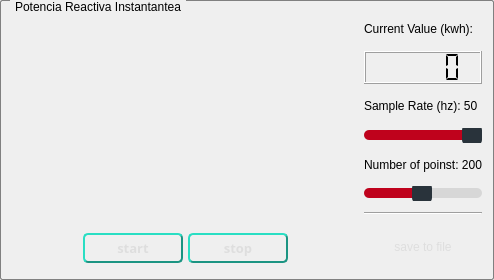
                   <widget class="QGroupBox" name="groupBox_9">
                    <property name="minimumSize">
                     <size>
                      <width>300</width>
                      <height>280</height>
                     </size>
                    </property>
                    <property name="styleSheet">
                     <string notr="true">QGroupBox {
    border: 1px solid gray;
    border-radius: 2px;
    margin-top: 0.5em;
}
QGroupBox::title {
    subcontrol-origin: margin;
    left: 10px;
    padding: 0 3px 0 3px;
}</string>
                    </property>
                    <property name="title">
                     <string>Potencia Reactiva Instantantea</string>
                    </property>
                    <layout class="QHBoxLayout" name="horizontalLayout_25">
                     <item>
                      <widget class="QWidget" name="widget_30" native="true">
                       <property name="maximumSize">
                        <size>
                         <width>420</width>
                         <height>16777215</height>
                        </size>
                       </property>
                       <layout class="QVBoxLayout" name="verticalLayout_23">
                        <property name="spacing">
                         <number>0</number>
                        </property>
                        <property name="leftMargin">
                         <number>0</number>
                        </property>
                        <property name="topMargin">
                         <number>0</number>
                        </property>
                        <property name="rightMargin">
                         <number>0</number>
                        </property>
                        <property name="bottomMargin">
                         <number>0</number>
                        </property>
                        <item>
                         <widget class="QWidget" name="gw_potenciaReactiva" native="true"/>
                        </item>
                        <item>
                         <widget class="QWidget" name="widget_10" native="true">
                          <property name="sizePolicy">
                           <sizepolicy hsizetype="Preferred" vsizetype="Minimum">
                            <horstretch>0</horstretch>
                            <verstretch>0</verstretch>
                           </sizepolicy>
                          </property>
                          <property name="maximumSize">
                           <size>
                            <width>16777215</width>
                            <height>40</height>
                           </size>
                          </property>
                          <layout class="QHBoxLayout" name="horizontalLayout_11">
                           <property name="spacing">
                            <number>5</number>
                           </property>
                           <property name="leftMargin">
                            <number>5</number>
                           </property>
                           <property name="topMargin">
                            <number>5</number>
                           </property>
                           <property name="rightMargin">
                            <number>5</number>
                           </property>
                           <property name="bottomMargin">
                            <number>5</number>
                           </property>
                           <item>
                            <spacer name="horizontalSpacer_18">
                             <property name="orientation">
                              <enum>Qt::Horizontal</enum>
                             </property>
                             <property name="sizeHint" stdset="0">
                              <size>
                               <width>66</width>
                               <height>20</height>
                              </size>
                             </property>
                            </spacer>
                           </item>
                           <item>
                            <widget class="QPushButton" name="start_reactiva">
                             <property name="minimumSize">
                              <size>
                               <width>100</width>
                               <height>30</height>
                              </size>
                             </property>
                             <property name="font">
                              <font>
                               <family>Swis721 WGL4 BT</family>
                               <pointsize>10</pointsize>
                               <weight>75</weight>
                               <italic>false</italic>
                               <bold>true</bold>
                              </font>
                             </property>
                             <property name="autoFillBackground">
                              <bool>false</bool>
                             </property>
                             <property name="styleSheet">
                              <string notr="true">/*
QPushButton {
color: #333;

border: 2px solid #555;
border-radius: 5px;
border-width: 3px;
border-style: outset;
padding: 5px;

font: bold 10px;

background: qradialgradient(
spread: pad, 
cx: 0.5, cy: 0.5,
 radius: 0.5, 
fx: 0.5, fy: 0.5,
 stop: 0 #F0F0F0, stop: 1 #22B29D);
min-width: 80px;
}

QPushButton:hover {
background: qradialgradient(cx: 0.3, cy: -0.4,
fx: 0.3, fy: -0.4,
radius: 1.35, stop: 0 #fff, stop: 1 #bbb);
}

 QPushButton:pressed {
background: qradialgradient(cx: 0.4, cy: -0.1,
fx: 0.4, fy: -0.1,
radius: 1.35, stop: 0 #fff, stop: 1 #ddd);
border-style: inset;
}
*/
QPushButton { 
color: #DEDEDE; /*color del texto*/
border-radius: 5px; /*radio de las esquinas*/

border: solid #1B9482;  /*color del borde*/
border-width: 2px; /*ancho*/
border-style: outset; /*luz desde arriba*/

padding: 1px;
font: bold 10pt &quot;Swis721 WGL4 BT&quot;;

background: qlineargradient(
spread:pad,
x1:0, y1:0, x2:0, y2:1,
stop:0 #22B29D, stop:1 #22B29D);  


}

QPushButton:hover {
background: qlineargradient(
spread:pad,
 x1:0, y1:0, x2:0, y2:1,
 stop:0 #1D9886, stop:1 #1D9886);  
}

 QPushButton:pressed {
background: qlineargradient(
spread:pad,
 x1:0, y1:0, x2:0, y2:1,
 stop:0 #136559, stop:1 #1D9886);  
border-style: inset /*sombra desde arriba*/

}</string>
                             </property>
                             <property name="text">
                              <string>start</string>
                             </property>
                            </widget>
                           </item>
                           <item>
                            <widget class="QPushButton" name="stop_reactiva">
                             <property name="minimumSize">
                              <size>
                               <width>100</width>
                               <height>30</height>
                              </size>
                             </property>
                             <property name="font">
                              <font>
                               <family>Swis721 WGL4 BT</family>
                               <pointsize>10</pointsize>
                               <weight>75</weight>
                               <italic>false</italic>
                               <bold>true</bold>
                              </font>
                             </property>
                             <property name="autoFillBackground">
                              <bool>false</bool>
                             </property>
                             <property name="styleSheet">
                              <string notr="true">/*
QPushButton {
color: #333;

border: 2px solid #555;
border-radius: 5px;
border-width: 3px;
border-style: outset;
padding: 5px;

font: bold 10px;

background: qradialgradient(
spread: pad, 
cx: 0.5, cy: 0.5,
 radius: 0.5, 
fx: 0.5, fy: 0.5,
 stop: 0 #F0F0F0, stop: 1 #22B29D);
min-width: 80px;
}

QPushButton:hover {
background: qradialgradient(cx: 0.3, cy: -0.4,
fx: 0.3, fy: -0.4,
radius: 1.35, stop: 0 #fff, stop: 1 #bbb);
}

 QPushButton:pressed {
background: qradialgradient(cx: 0.4, cy: -0.1,
fx: 0.4, fy: -0.1,
radius: 1.35, stop: 0 #fff, stop: 1 #ddd);
border-style: inset;
}
*/
QPushButton { 

border-radius: 5px; /*radio de las esquinas*/

border: solid #1B9482;  /*color del borde*/
border-width: 2px; /*ancho*/
border-style: outset; /*luz desde arriba*/

padding: 1px;
color: #DEDEDE; /*color del texto*/
font: bold 10pt &quot;Swis721 WGL4 BT&quot;;

background: qlineargradient(
spread:pad,
x1:0, y1:0, x2:0, y2:1,
stop:0 #22B29D, stop:1 #22B29D);  


}

QPushButton:hover {
background: qlineargradient(
spread:pad,
 x1:0, y1:0, x2:0, y2:1,
 stop:0 #1D9886, stop:1 #1D9886);  
}

 QPushButton:pressed {
background: qlineargradient(
spread:pad,
 x1:0, y1:0, x2:0, y2:1,
 stop:0 #136559, stop:1 #1D9886);  
border-style: inset /*sombra desde arriba*/

}</string>
                             </property>
                             <property name="text">
                              <string>stop</string>
                             </property>
                            </widget>
                           </item>
                           <item>
                            <spacer name="horizontalSpacer_19">
                             <property name="orientation">
                              <enum>Qt::Horizontal</enum>
                             </property>
                             <property name="sizeHint" stdset="0">
                              <size>
                               <width>65</width>
                               <height>20</height>
                              </size>
                             </property>
                            </spacer>
                           </item>
                          </layout>
                         </widget>
                        </item>
                       </layout>
                      </widget>
                     </item>
                     <item>
                      <widget class="QWidget" name="widget_31" native="true">
                       <property name="maximumSize">
                        <size>
                         <width>150</width>
                         <height>16777215</height>
                        </size>
                       </property>
                       <layout class="QVBoxLayout" name="verticalLayout_27">
                        <property name="spacing">
                         <number>5</number>
                        </property>
                        <property name="leftMargin">
                         <number>0</number>
                        </property>
                        <property name="topMargin">
                         <number>0</number>
                        </property>
                        <property name="rightMargin">
                         <number>0</number>
                        </property>
                        <property name="bottomMargin">
                         <number>0</number>
                        </property>
                        <item>
                         <widget class="QLabel" name="label_43">
                          <property name="text">
                           <string>Current Value (kwh):</string>
                          </property>
                         </widget>
                        </item>
                        <item>
                         <widget class="QLCDNumber" name="lcd_reactiva">
                          <property name="segmentStyle">
                           <enum>QLCDNumber::Flat</enum>
                          </property>
                         </widget>
                        </item>
                        <item>
                         <widget class="QLabel" name="sampleRate_reactiva_label">
                          <property name="text">
                           <string>Sample Rate (hz): 50</string>
                          </property>
                         </widget>
                        </item>
                        <item>
                         <widget class="QSlider" name="sampleRate_reactiva_slider">
                          <property name="styleSheet">
                           <string notr="true">QSlider::groove:horizontal { /*treat the bar as a hole (good for size and borders)*/
border: 0px solid black; 
border-radius: 5px;
background-color: rgba(0, 0, 0,10%);
height: 10px;
}

QSlider::sub-page:horizontal {/*the left side of the bar*/
/*
background: qlineargradient(x1: 0, y1: 0,    x2: 0, y2: 1,
    stop: 0 rgb(170, 0, 0), stop: 1 rgb(255, 74, 74));
*/
background: #BF021C; /*red fill*/
border: 0px solid #777;
height: 10px; /*dont understand what thsi does*/
border-radius: 5px;
}

QSlider::add-page:horizontal {/*the right side of the bar*/
background: rgba(255, 255, 255,0%);
border: 0px solid #777;
height: 10px;
border-radius: 4px;
}

QSlider::handle:horizontal { /*the middle handler*/
background: #29333B; /*title dark blue*/
border: 0px solid rgb(141, 141, 141);

margin-top: -5px;
margin-bottom: -5px;
width: 20px;
border-radius: 5px;
}

QSlider::handle:horizontal:hover {
background: #2B2C33;
border: 0px solid #444;

border-radius: 8px;
}

QSlider::sub-page:horizontal:disabled {
background: rgb(0, 85, 0);
border-color: rgb(255, 0, 4);
}

QSlider::add-page:horizontal:disabled {
background: #eee;
border-color: #999;
}

QSlider::handle:horizontal:disabled {
background: #eee;
border: 1px solid #aaa;
border-radius: 4px;
}</string>
                          </property>
                          <property name="minimum">
                           <number>1</number>
                          </property>
                          <property name="maximum">
                           <number>50</number>
                          </property>
                          <property name="singleStep">
                           <number>1</number>
                          </property>
                          <property name="value">
                           <number>50</number>
                          </property>
                          <property name="orientation">
                           <enum>Qt::Horizontal</enum>
                          </property>
                         </widget>
                        </item>
                        <item>
                         <widget class="QLabel" name="points_reactiva_label">
                          <property name="text">
                           <string>Number of poinst: 200</string>
                          </property>
                         </widget>
                        </item>
                        <item>
                         <widget class="QSlider" name="points_reactiva_slider">
                          <property name="styleSheet">
                           <string notr="true">QSlider::groove:horizontal { /*treat the bar as a hole (good for size and borders)*/
border: 0px solid black; 
border-radius: 5px;
background-color: rgba(0, 0, 0,10%);
height: 10px;
}

QSlider::sub-page:horizontal {/*the left side of the bar*/
/*
background: qlineargradient(x1: 0, y1: 0,    x2: 0, y2: 1,
    stop: 0 rgb(170, 0, 0), stop: 1 rgb(255, 74, 74));
*/
background: #BF021C; /*red fill*/
border: 0px solid #777;
height: 10px; /*dont understand what thsi does*/
border-radius: 5px;
}

QSlider::add-page:horizontal {/*the right side of the bar*/
background: rgba(255, 255, 255,0%);
border: 0px solid #777;
height: 10px;
border-radius: 4px;
}

QSlider::handle:horizontal { /*the middle handler*/
background: #29333B; /*title dark blue*/
border: 0px solid rgb(141, 141, 141);

margin-top: -5px;
margin-bottom: -5px;
width: 20px;
border-radius: 5px;
}

QSlider::handle:horizontal:hover {
background: #2B2C33;
border: 0px solid #444;

border-radius: 8px;
}

QSlider::sub-page:horizontal:disabled {
background: rgb(0, 85, 0);
border-color: rgb(255, 0, 4);
}

QSlider::add-page:horizontal:disabled {
background: #eee;
border-color: #999;
}

QSlider::handle:horizontal:disabled {
background: #eee;
border: 1px solid #aaa;
border-radius: 4px;
}</string>
                          </property>
                          <property name="minimum">
                           <number>10</number>
                          </property>
                          <property name="maximum">
                           <number>400</number>
                          </property>
                          <property name="singleStep">
                           <number>5</number>
                          </property>
                          <property name="pageStep">
                           <number>50</number>
                          </property>
                          <property name="value">
                           <number>200</number>
                          </property>
                          <property name="orientation">
                           <enum>Qt::Horizontal</enum>
                          </property>
                         </widget>
                        </item>
                        <item>
                         <widget class="Line" name="line_7">
                          <property name="minimumSize">
                           <size>
                            <width>0</width>
                            <height>15</height>
                           </size>
                          </property>
                          <property name="orientation">
                           <enum>Qt::Horizontal</enum>
                          </property>
                         </widget>
                        </item>
                        <item>
                         <widget class="QPushButton" name="save_reactiva">
                          <property name="styleSheet">
                           <string notr="true">QPushButton {
	color: #DEDEDE; /*color del texto*/
	border-radius: 5px; /*radio de las esquinas*/
	
	padding: 1px;
	font: bold 10pt &quot;Swis721 WGL4 BT&quot;;
	width: 40px;
	height: 40px;
	image: url(./src/icons/butt_n.png);
 }
 QPushButton:hover {
     image: url(./src/icons/butt_h.png);
 	min-width: 40px;
	min-height: 40px;
 }
 QPushButton:pressed {
     image: url(./src/icons/butt_p.png);
	min-width: 40px;
	min-height: 40px;
 }

</string>
                          </property>
                          <property name="text">
                           <string>save to file</string>
                          </property>
                         </widget>
                        </item>
                       </layout>
                      </widget>
                     </item>
                    </layout>
                   </widget>
